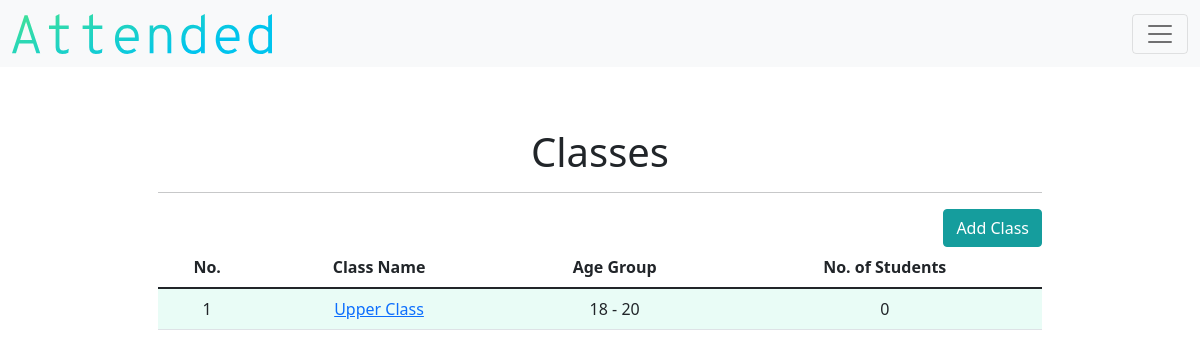
The page /class (signed in) on the database as committed earlier.
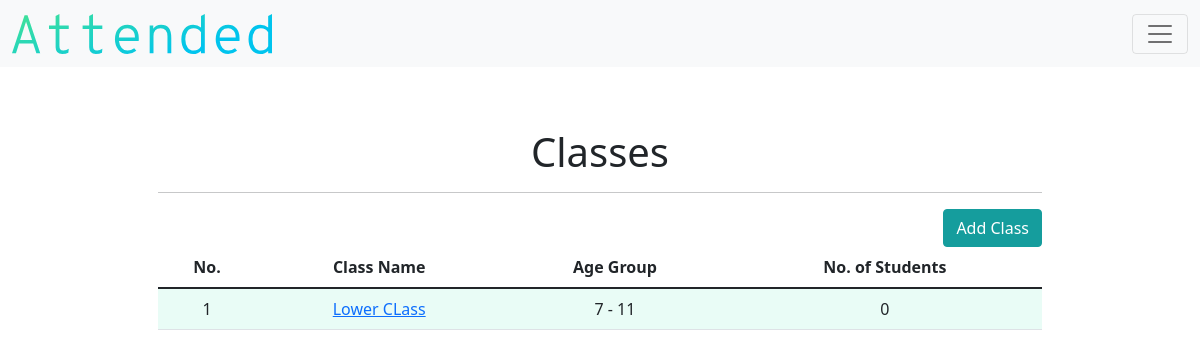
The same page on the database as committed later.
### models.py (models this page shows)
class Class(db.Model):
    __tablename__ = "class"
    id = db.Column(db.Integer, primary_key=True)
    teacher_id = db.Column(db.Integer, db.ForeignKey("teacher.id"))
    name = db.Column(db.String(), nullable=False)
    lowest_age = db.Column(db.Integer, nullable=False)
    highest_age = db.Column(db.Integer, nullable=False)
    student_count = db.Column(db.Integer, default=0)
    attendance_count = db.Column(db.Integer, default=0)
    class_attends = db.relationship("Attendance", backref="class_attend")

### application.py (the view)
@app.route("/class")
def classes():
    if not current_user.is_authenticated:
        return redirect("/login")
    else:
        TABLE_HEADERS=["No.", "Class Name", "Age Group", "No. of Students"]
        teacher = current_user.get_id()
        class_object = Class.query.filter_by(teacher_id = teacher).order_by(Class.id.desc()).all()
        return render_template("class.html", headers=TABLE_HEADERS, classes=class_object)

### application.py (called while the page is built)
@login.user_loader
def load_user(id):
    return Teacher.query.get(id)

### templates/class.html (shortened to what this page needs)
{% extends "layout.html" %}
{% block main %}
        <h1>Classes</h1>
        <hr>
        <div class="d-grid gap-2 d-md-flex justify-content-md-end">
                <a class="btn btn-secondary" href="/add_class" role="button">Add Class</a>
        </div>
        <div class="table-responsive">
          <table class="table table-hover">
                  <thead>
                      <tr>
                          {% for header in headers %}
                          <th id="header"> {{ header }} </th>
                          {% endfor %}
                      </tr>
                  </thead>
                  <tbody>
                          {% for class in classes %}
                          <tr>
                              <td class="counterCell"></td>
                              <td><a href="/detail_class/{{class.id}}"> {{class.name}} </a></td>
                              <td> {{ class.lowest_age }} - {{ class.highest_age }} </td>
                              <td> {{ class.student_count }} </td>
                          </tr>
                          {% endfor %}
                  </body>
{% endblock %}

### templates/layout.html (shortened to what this page needs)
<!DOCTYPE html>
<html lang="en">
    <head>
        <link href="https://cdn.jsdelivr.net/npm/bootstrap@5.1.1/dist/css/bootstrap.min.css" rel="stylesheet">
        <link href="../static/css/style.css" rel="stylesheet">
    </head>
    <body>
        <nav class="navbar navbar-light bg-light fixed-top">
            <div class="container-fluid">
                <a class="navbar-brand" href="#"><img id="brandlabel" src="../static/images/brand.svg"class="d-inline-block align-text-top"></a>
                {% if current_user.is_authenticated %}
                <button class="navbar-toggler" type="button" data-bs-toggle="offcanvas" data-bs-target="#offcanvasNavbar" aria-controls="offcanvasNavbar">
                    <span class="navbar-toggler-icon"></span>
                </button>
                {% endif %}
            </div>
        </nav>
        <main class="container p-5">
            {% block main %}{% endblock %}
    </body>
</html>

### static/css/style.css (style rules this page uses)
#brandlabel { height:40px; }
.btn-secondary { color:#FFFFFF; background-color:#159d9d; border-color:#159d9d; }
table { counter-reset: tableCount; }
.counterCell:before { content: counter(tableCount); counter-increment: tableCount; }
tr:nth-child(odd) { background-color:#e9fcf6; }
#header { background-color:white; }
main { overflow-x: auto; text-align: center; }
.p-5 { padding: 8rem!important; }

Rows that differ between the two databases and show on the page:
removed Class: name "Upper Class", lowest_age "18", highest_age "20", student_count "0"
added Class: name "Lower CLass", lowest_age "7", highest_age "11", student_count "0"
